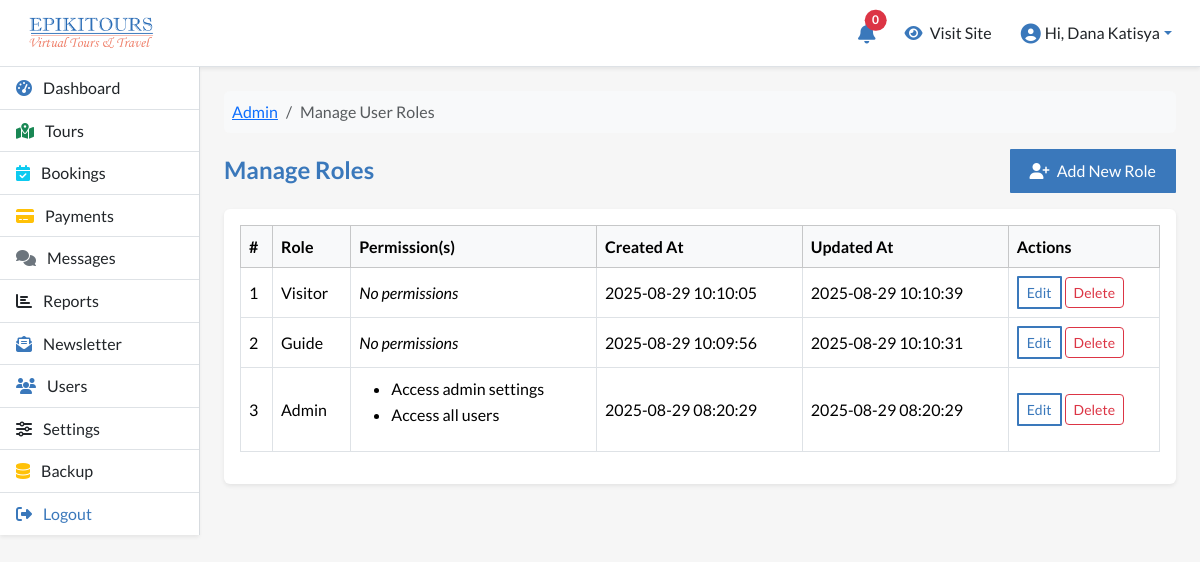
The page /manage/users/manage-roles.php (signed in) on the database its author committed.
### tables this page shows
CREATE TABLE `epi_roles` (
  `id` int NOT NULL,
  `role` varchar(100) NOT NULL,
  `created_at` timestamp NOT NULL DEFAULT CURRENT_TIMESTAMP,
  `updated_at` timestamp NOT NULL DEFAULT CURRENT_TIMESTAMP ON UPDATE CURRENT_TIMESTAMP
);

### manage/users/manage-roles.php (the view, shortened to what this page needs)
<?php
require_once __DIR__ . '/../../config/database.php';
$sql = "
    SELECT
        r.id,
        r.role,
        r.created_at,
        r.updated_at,
        GROUP_CONCAT(p.permission ORDER BY p.permission SEPARATOR ', ') AS permissions
    FROM epi_roles r
    LEFT JOIN epi_role_permissions rp ON r.id = rp.role_id
    LEFT JOIN epi_permissions p ON rp.permission_id = p.id
    GROUP BY r.id, r.role, r.created_at, r.updated_at
    ORDER BY r.created_at DESC
";
$roles = $pdo->query($sql)->fetchAll(PDO::FETCH_ASSOC);
?>
<nav aria-label="breadcrumb">
    <ol class="breadcrumb bg-light p-2 rounded mb-3">
        <li class="breadcrumb-item"><a href="<?= BASE_URL ?>dashboard">Admin</a></li>
        <li class="breadcrumb-item active" aria-current="page">Manage User Roles</li>
    </ol>
</nav>
<div class="d-flex justify-content-between align-items-center mb-3">
    <h4 class="mb-0">Manage Roles</h4>
    <a href="create-role" class="btn btn-primary">
        <i class="fas fa-user-plus me-1"></i> Add New Role
    </a>
</div>
<div class="card shadow-sm border-0 mb-4">
    <div class="card-body">
        <div class="table-responsive">
            <table class="table table-bordered align-middle table-hover">
                <thead class="table-light">
                    <tr>
                        <th>#</th>
                        <th>Role</th>
                        <th>Permission(s)</th>
                        <th>Created At</th>
                        <th>Updated At</th>
                        <th>Actions</th>
                    </tr>
                </thead>
                <tbody>
                    <?php
                        $i = 1;
                        foreach ($roles as $role):
                    ?>
                    <tr>
                        <td><?= $i++ ?></td>
                        <td><?= ucfirst(htmlspecialchars($role['role'])); ?></td>
                        <td>
                            <?php if ($role['permissions']) : ?>
                                <ul>
                                    <?php foreach (explode(',', $role['permissions']) as $perm) : ?>
                                        <li><?= htmlspecialchars(trim($perm)) ?></li>
                                    <?php endforeach; ?>
                                </ul>
                            <?php else : ?>
                                <em>No permissions</em>
                            <?php endif; ?>
                        </td>
                        <td><?= htmlspecialchars($role['created_at']); ?></td>
                        <td><?= htmlspecialchars($role['updated_at']); ?></td>
                        <td>
                            <a href="edit-role.php?id=<?= $role['id'] ?>"
                               class="btn btn-outline-primary btn-sm px-2 py-1 text-decoration-none">Edit</a>
                            <button type="button"
                                    class="btn btn-outline-danger btn-sm"
                                    data-bs-toggle="modal"
                                    data-bs-target="#deleteModal"
                                    data-role-id="<?= $role['id'] ?>"
                                    data-role-name="<?= htmlspecialchars($role['role']) ?>">
                                Delete
                            </button>
                        </td>
                    </tr>
                    <?php endforeach; ?>
                </tbody>
            </table>
        </div>
    </div>
</div>
<?php
include BASE_PATH . 'layouts/admin-layout.php';
?>

### manage/css/custom.css (style rules this page uses)
:root { --primary-color: #3a78bb; --secondary-color: #f3a292; --tertiary-color: #E0F7FA; --white-color: #ffffff; --black-color: #000000; --pale-grey: #f6f6f6; --dark-grey: #333333; }
body { font-family: 'lato', sans-serif; background-color: var(--pale-grey); color: var(--black-color); margin: 0; padding: 0; line-height: 1.6; }
.btn-primary { background-color: var(--primary-color); color: var(--white-color); border: none; padding: 10px 20px; border-radius: 1px; transition: background-color 0.3s ease; }
.btn-outline-primary { border: 2px solid var(--primary-color); color: var(--primary-color); padding: 10px 20px; border-radius: 1px; transition: all 0.3s ease; }
html { scroll-behavior: smooth; }
h4 { font-weight: 600; color: var(--primary-color); }
.bg-light { transition: box-shadow 0.3s ease-in-out; }
.card { transition: transform 0.4s ease-in-out, box-shadow 0.3s ease-in-out; }
.btn-primary { background-color: var(--primary-color); border-color: var(--primary-color); transition: background-color 0.3s ease-in-out, transform 0.2s ease; }
.btn-outline-primary { color: var(--primary-color); border-color: var(--primary-color); transition: background-color 0.3s ease-in-out, color 0.3s ease; }

### rows shown on the page
epi_roles: role "Visitor", shows "No permissions", created_at "2025-08-29 10:10:05", updated_at "2025-08-29 10:10:39"
epi_roles: role "Guide", shows "No permissions", created_at "2025-08-29 10:09:56", updated_at "2025-08-29 10:10:31"
epi_roles: role "Admin", perm "Access admin settings", perm "Access all users", created_at "2025-08-29 08:20:29", updated_at "2025-08-29 08:20:29"

### other values the page prints
$unreadCount "0"
$_SESSION['user_name'] "Dana Katisya"
